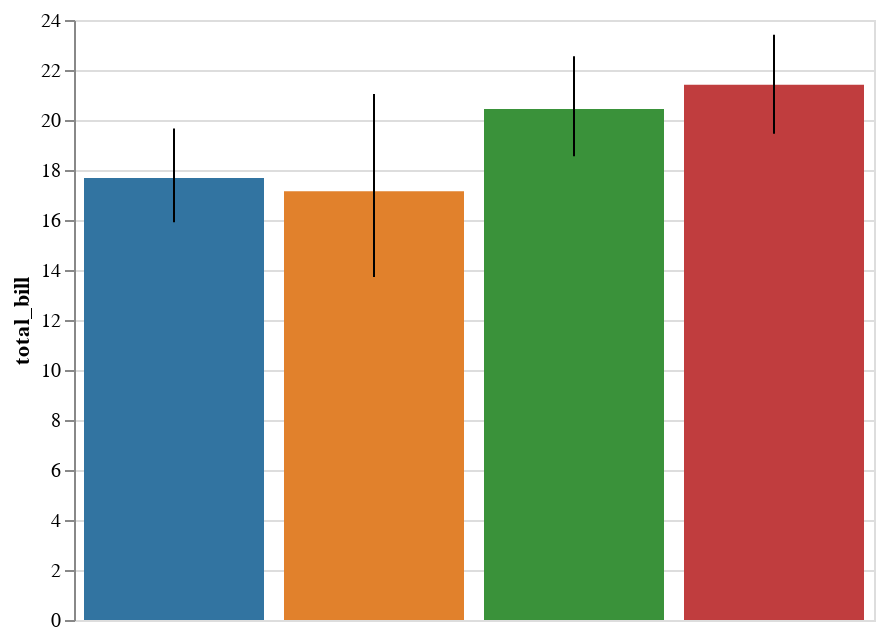

The notebook cell this image was saved under:
### Code cell
display(salt.barplot(x="day", y="total_bill", data=tips))
ax = sns.barplot(x="day", y="total_bill", data=tips)

### Figure 1 — Vega-Lite specification as saved in the notebook (floating-point values rounded to 4 significant figures)
{"$schema": "https://vega.github.io/schema/vega-lite/v2.4.1.json", "config": {"view": {"height": 300, "width": 400}}, "data": {"values": [{"c": "rgb(49.62499999999999, 115.62499999999996, 161.37500000000003)", "ci0": 15.91, "ci1": 19.66, "day": "Thur", "total_bill": 17.68}, {"c": "rgb(224.87499999999997, 128.875, 44.12500000000004)", "ci0": 13.72, "ci1": 21.04, "day": "Fri", "total_bill": 17.15}, {"c": "rgb(58.49999999999999, 145.50000000000003, 58.49999999999999)", "ci0": 18.55, "ci1": 22.55, "day": "Sat", "total_bill": 20.44}, {"c": "rgb(192.125, 60.87500000000001, 61.62499999999999)", "ci0": 19.45, "ci1": 23.41, "day": "Sun", "total_bill": 21.41}]}, "layer": [{"encoding": {"color": {"field": "c", "scale": null, "type": "nominal"}, "x": {"axis": {"title": "day"}, "field": "day", "sort": null, "type": "nominal"}, "y": {"axis": {"title": "total_bill"}, "field": "total_bill", "type": "quantitative"}}, "mark": "bar", "selection": {"selector001": {"bind": "scales", "encodings": ["x", "y"], "mark": {"fill": "#333", "fillOpacity": 0.125, "stroke": "white"}, "on": "[mousedown, window:mouseup] > window:mousemove!", "resolve": "global", "translate": "[mousedown, window:mouseup] > window:mousemove!", "type": "interval", "zoom": "wheel!"}}}, {"encoding": {"x": {"axis": null, "field": "day", "sort": null, "type": "nominal"}, "y": {"field": "ci0", "type": "quantitative"}, "y2": {"field": "ci1", "type": "quantitative"}}, "mark": "rule"}]}
